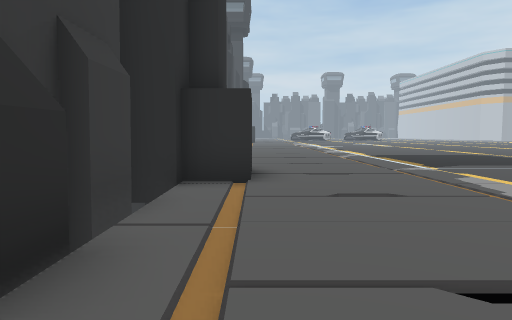
View 1 (above)

24 first-person views from a walk through a 3-D level made in the Unity game engine. The camera is 0.72 m above the floor, tilts 4° down and sees 70° across. The floor is counted in squares, 1 m on a side. Each view is taken from the middle of a square. On the plan, view 1 faces up. The plan holds only what a view shows up to about 11 squares ahead; the rest is blank. The place goes on beyond the plan. The player is left out.

View 2
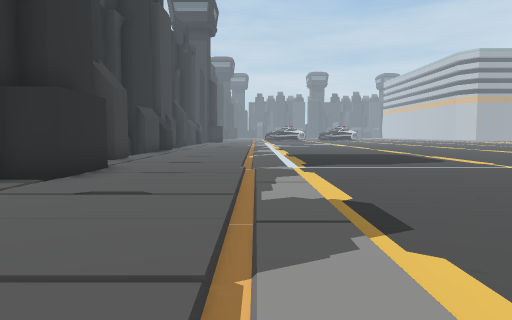

View 3
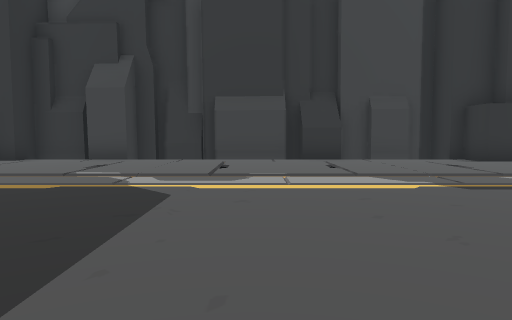

View 4
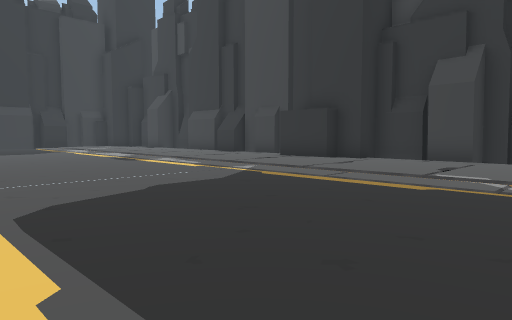

View 5
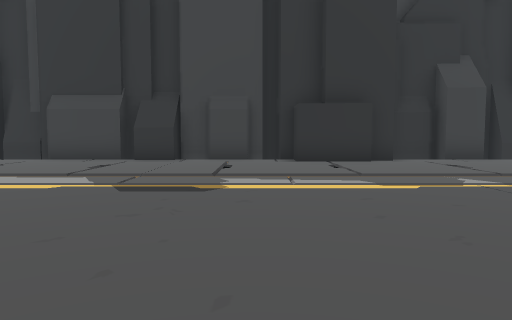

View 6
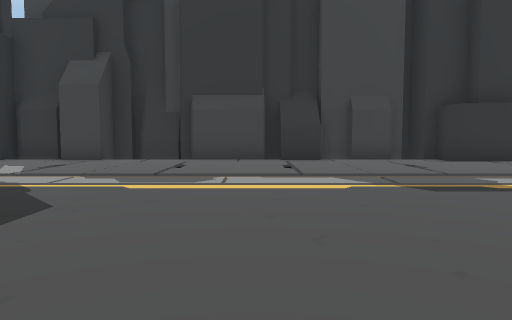

View 7
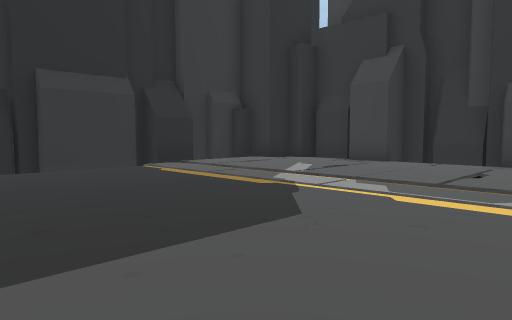

View 8
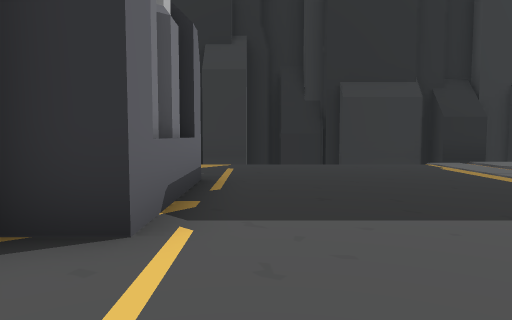

View 9
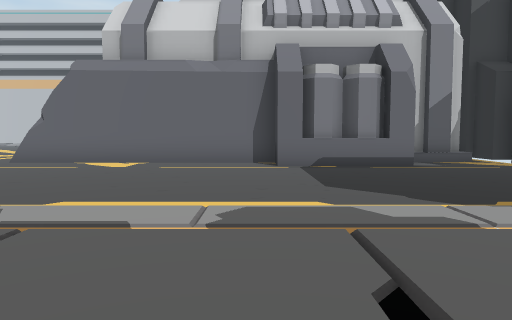

View 10
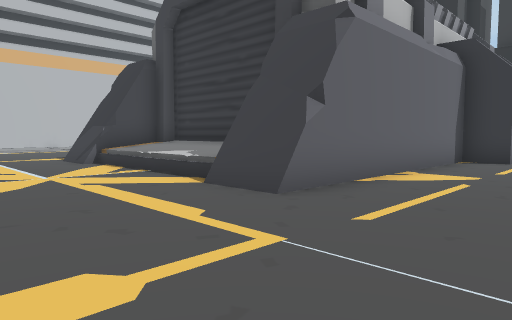

View 11
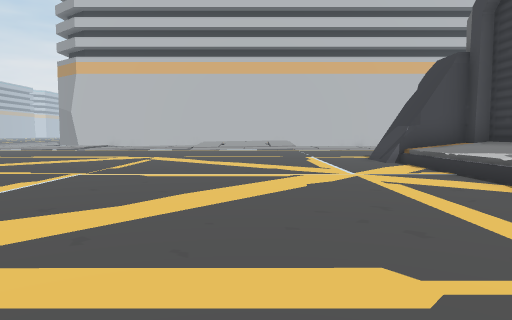

View 12
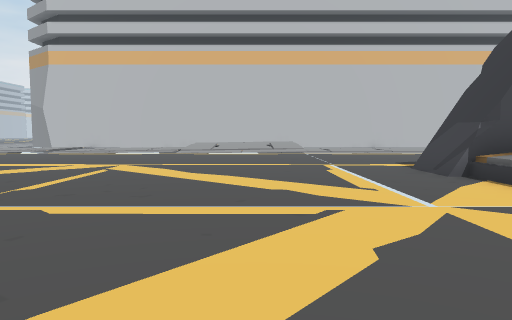

View 13
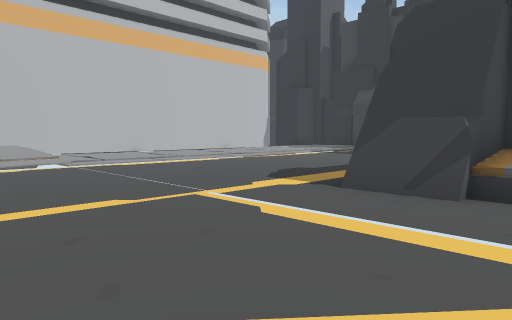

View 14
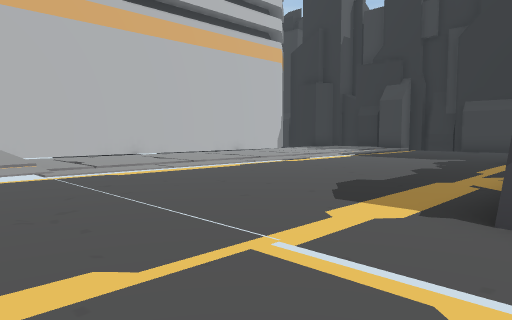

View 15
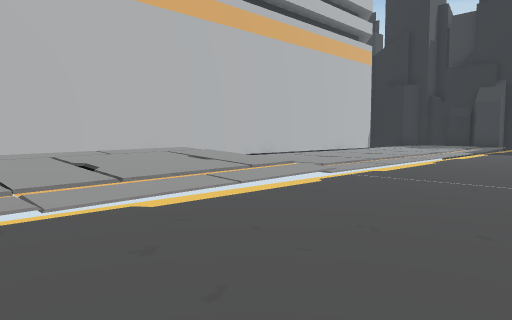

View 16
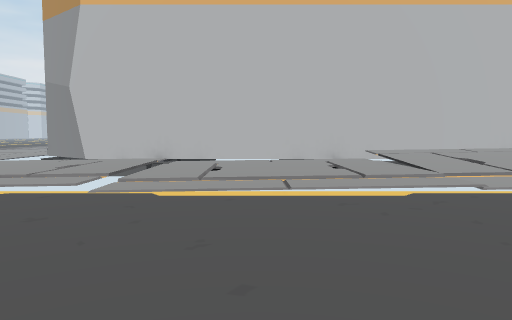

View 17
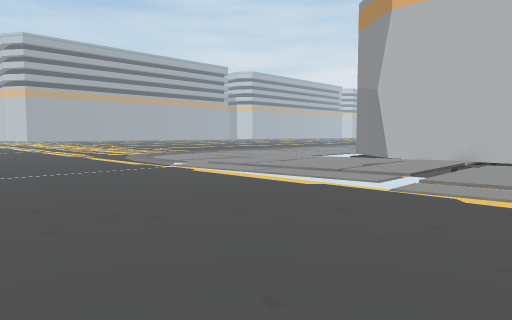

View 18
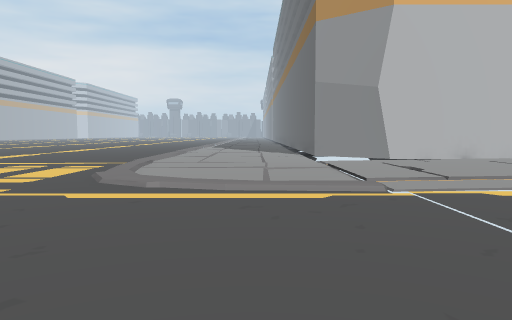

View 19
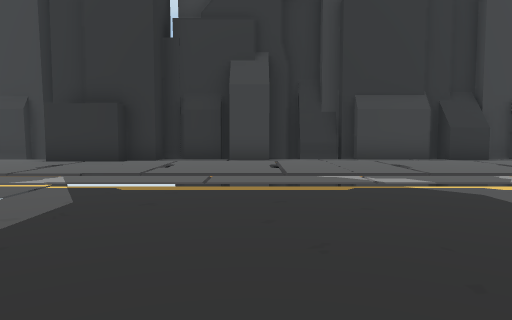

View 20
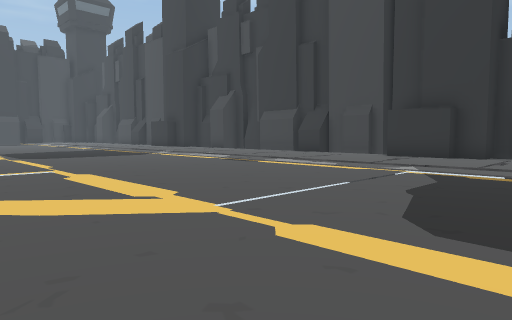

View 21
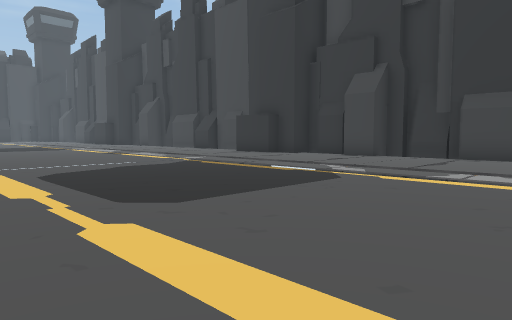

View 22
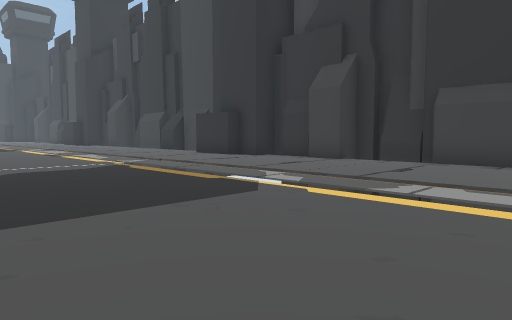

View 23
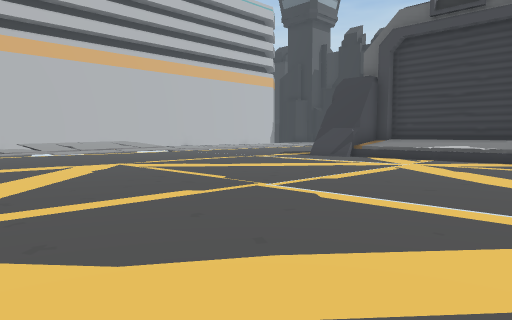

View 24
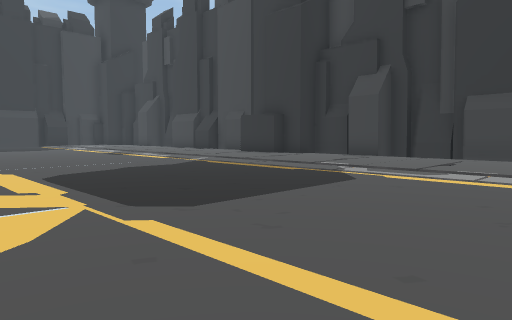

### Floor plan
Points are (right, up) in squares from view 1. A wall is a line through its corners. A room is listed if a view was taken in it or the views show most of it. See-through windows are left out.
Room 1 (views 1, 2, 3, 4, 5, 6, 7, 8, 9, 10, 11, 12, 13, 14, 15, 16, 17, 18, 19, 20, 21, 22, 23, 24)
walls: (11.6, -8.6) (17.7, -8.7); (16.3, -8.9) (17.7, -8.9); (9.9, -8.6) (11.5, -8.6); (10, -8.9) (11.5, -8.9); (16.2, -10.3) (16.2, -8.4); (12.1, -10.6) (15.9, -10.6); (-1.2, 2.5) (-1.2, 1.2); (-1.5, 0.9) (-1.5, -1.3); (-1.9, -1.1) (-1.9, -2.7); (-1.5, -5) (-1.5, -6.1); (-1.9, 1.4) (-1.9, 0.9); (-2.1, -3) (-2.1, -3.6) (-1.2, -3.6) (-1.2, -4.7) (-2, -4.7); (9, -16.5) (9.3, -16.1); (-1.5, 4.5) (-1.5, 3.3); (-1.9, 3.3) (-1.9, 2.4); (29.8, -7) (29.8, 6.2); (-1.9, 4.9) (-1.9, 4.4); (29.8, -7.9) (29.8, -7.2); (9, -17.6) (9.3, -17.2) (9, -16.9); (-1.2, -10.1) (-1.2, -11.4); (-1.5, -9.8) (-1.5, -10.3); (9.3, -18.2) (9, -18); (-1.5, -11.3) (-1.5, -12.3); (8.9, -18.9) (8.9, -15.5) (9.9, -15.5) (9.9, -8.4); (-1, -12.2) (-1, -13.4); (-1.2, 10.1) (-1.2, 8.9); (10.6, -19.9) (10.6, -19.5); (-1, 11.4) (-1, 10.2); (-1.5, -13.3) (-1.5, -13.9); (-1.2, -13.8) (-1.2, -15.9); (10.4, -20.6) (10.4, -19.9); (-1.5, -15.8) (-1.5, -17.4); (-1.5, 13.9) (-1.5, 12.2); (8.2, -22.1) (9.4, -22.1); (-1.9, -16.1) (-1.9, -17.4); (-1.2, 15.9) (-1.2, 13.7); (5.8, -22.7) (7.4, -22.7); (-1.9, -18.2) (-1, -18.2) (-1, -19.4); (3.8, -22.3) (5.8, -22.3); (-1, 17.4) (-1, 16.3); (-1.2, -19.5) (-1.2, -20.3); (2.1, -22.1) (3.3, -22.1); (0.8, -22.3) (1.4, -22.3); (1.2, -22.7) (2, -22.7)
low walls: (16.2, -8.4) (17.4, -8.4); (9.9, -8.4) (11, -8.4); (10.1, -20.6) (10.1, -19.4)
objects: other object (-2, -9) to (0, -7); other object (-2, 6) to (0, 8); other object (-1, -22) to (0, -21)

Where each view was taken, in squares from view 1:
view 1: 0 up, 0 right, facing up
view 2: 0 up, 3 right, facing up
view 3: 0 up, 9 right, facing left
view 4: 1 down, 9 right, facing down-left
view 5: 10 down, 9 right, facing left
view 6: 14 down, 9 right, facing left
view 7: 14 down, 8 right, facing down-left
view 8: 13 down, 8 right, facing down
view 9: 15 down, 0 right, facing right
view 10: 5 down, 7 right, facing down-right
view 11: 5 down, 7 right, facing right
view 12: 5 down, 10 right, facing right
view 13: 4 down, 15 right, facing down-right
view 14: 5 down, 17 right, facing down-right
view 15: 1 down, 20 right, facing down-right
view 16: 1 up, 19 right, facing right
view 17: 1 up, 19 right, facing up-right
view 18: 10 up, 19 right, facing right
view 19: 11 up, 9 right, facing left
view 20: 11 up, 11 right, facing down-left
view 21: 17 up, 10 right, facing down-left
view 22: 17 up, 8 right, facing down-left
view 23: 2 up, 10 right, facing down-right
view 24: 2 up, 10 right, facing down-left
